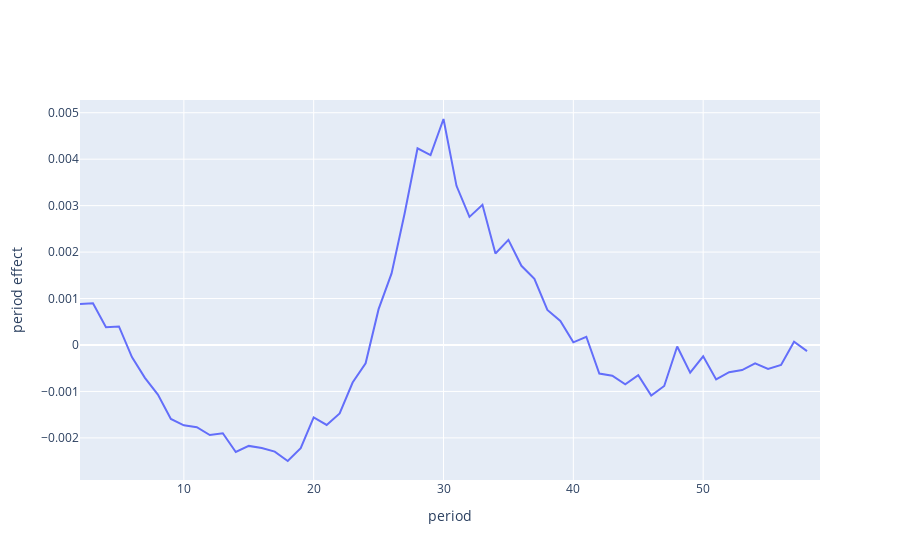

Notebook source saved alongside this figure:
### Code cell
clf_c = clf2.coef_[len_t + len_v + 1:len_t + len_v + len_c]
c_range = [c.min(),c.max()]
c_layout = go.Layout(
    title=
        {
            'y':0.9,
            'x':0.45,
            'xanchor': 'center', 
            'yanchor': 'top'
        },
        xaxis=dict(
            title="period",
            range = c_range
        ),
        yaxis=dict(
            title="period effect"
        )
    )

period_trace0 = go.Scatter(
    x = c,
    y = clf_c,
    mode = 'lines',
    name = 'default rate'
)

period_fig = go.Figure({'data': [period_trace0],'layout': c_layout})
period_fig.show()

### Figure 1 — Plotly figure (JSON) as saved in the notebook; plotly's stock layout.template omitted (floating-point values rounded to 4 significant figures)
{"data": [{"mode": "lines", "name": "default rate", "type": "scatter", "x": [2, 3, 4, 5, 6, 7, 8, 9, 10, 11, 12, 13, 14, 15, 16, 17, 18, 19, 20, 21, 22, 23, 24, 25, 26, 27, 28, 29, 30, 31, 32, 33, 34, 35, 36, 37, 38, 39, 40, 41, 42, 43, 44, 45, 46, 47, 48, 49, 50, 51, 52, 53, 54, 55, 56, 57, 58, 59], "y": [0.0008808, 0.0008971, 0.0003836, 0.0003994, -0.0002601, -0.0007075, -0.001067, -0.001591, -0.00173, -0.001771, -0.001938, -0.001899, -0.002303, -0.002172, -0.002217, -0.002294, -0.002497, -0.002222, -0.001558, -0.001721, -0.001474, -0.0008085, -0.0003947, 0.0007714, 0.001541, 0.002826, 0.004235, 0.004089, 0.004865, 0.003427, 0.002758, 0.003019, 0.001968, 0.002263, 0.001705, 0.001426, 0.0007532, 0.000519, 5.694e-05, 0.0001773, -0.0006142, -0.0006607, -0.000848, -0.0006512, -0.001086, -0.0008827, -3.303e-05, -0.0005967, -0.000244, -0.0007419, -0.0005848, -0.0005394, -0.0003955, -0.0005176, -0.000431, 6.927e-05, -0.0001323]}], "layout": {"title": {"x": 0.45, "xanchor": "center", "y": 0.9, "yanchor": "top"}, "xaxis": {"range": [2, 59], "title": {"text": "period"}}, "yaxis": {"title": {"text": "period effect"}}}}
